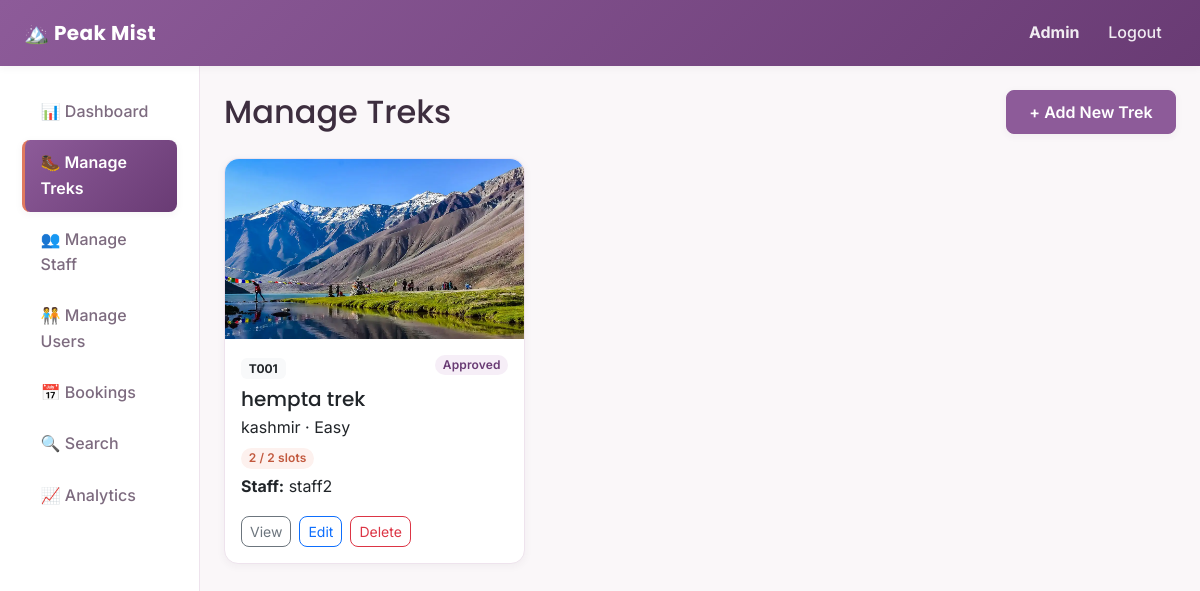
/admin/treks (signed in), run on an earlier commit of the app's database.
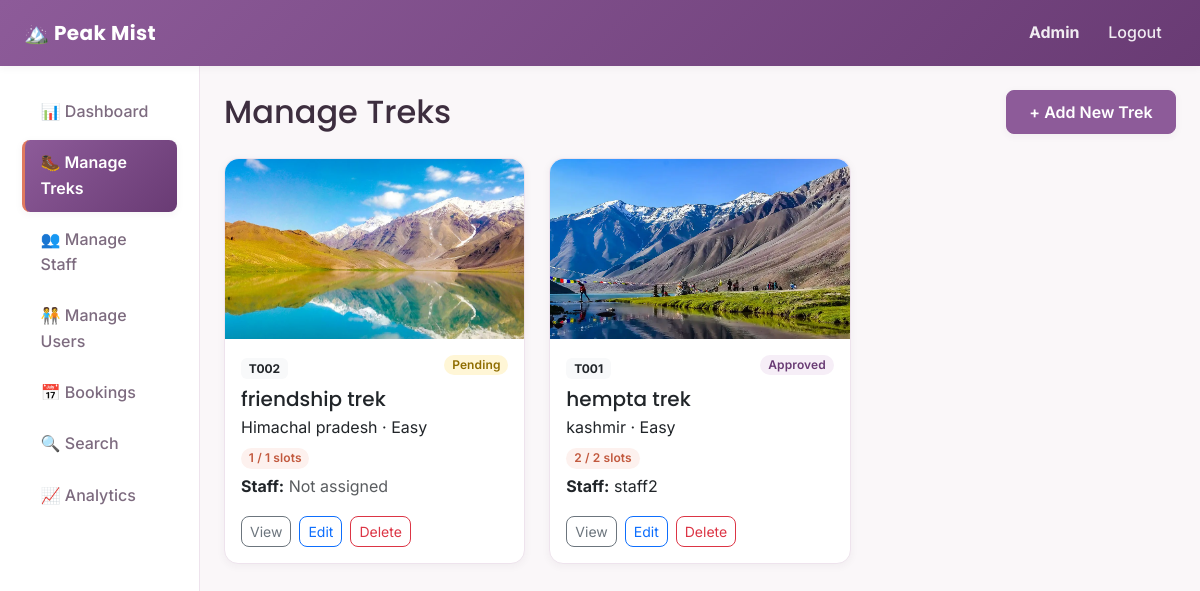
And on a later commit of the database.
### backend/models.py (models this page shows, shortened)
class User(db.Model, UserMixin):
    __tablename__ = "users"
    id = db.Column(db.Integer, primary_key=True)
    username = db.Column(db.String(80), unique=True, nullable=False)
    password_hash = db.Column(db.String(200), nullable=False)
    full_name = db.Column(db.String(120), nullable=False)
    email = db.Column(db.String(120), unique=True, nullable=False)
    phone = db.Column(db.String(20), nullable=True)
    role = db.Column(db.String(20), nullable=False, default="user")
    is_blacklisted = db.Column(db.Boolean, default=False, nullable=False)
    created_at = db.Column(db.DateTime, default=datetime.utcnow)
    staff_profile = db.relationship(
        "StaffProfile",
        backref="user",
        uselist=False,
        cascade="all, delete-orphan"
    )
    bookings = db.relationship(
        "Booking",
        backref="user",
        cascade="all, delete-orphan"
    )

class Trek(db.Model):
    __tablename__ = "treks"
    id = db.Column(db.Integer, primary_key=True)
    name = db.Column(db.String(120), nullable=False)
    location = db.Column(db.String(120), nullable=False)
    difficulty = db.Column(db.String(20), nullable=False)
    duration_days = db.Column(db.Integer, nullable=False)
    total_slots = db.Column(db.Integer, nullable=False)
    available_slots = db.Column(db.Integer, nullable=False)
    staff_id = db.Column(db.Integer, db.ForeignKey("staff_profiles.id"), nullable=True)
    status = db.Column(db.String(20), nullable=False, default="Pending")
    start_date = db.Column(db.Date, nullable=False)
    end_date = db.Column(db.Date, nullable=False)
    description = db.Column(db.Text, nullable=True)
    safety_info = db.Column(db.Text, nullable=True)
    image_filename = db.Column(db.String(200), nullable=True)
    created_at = db.Column(db.DateTime, default=datetime.utcnow)
    bookings = db.relationship(
        "Booking",
        backref="trek",
        cascade="all, delete-orphan"
    )
    @property
    def display_id(self):
        return f"T{self.id:03d}"

### backend/routes.py (the view)
@admin_bp.route("/treks")
@login_required
@role_required("admin")
def treks():
    all_treks = Trek.query.order_by(Trek.created_at.desc()).all()
    return render_template("admin/treks.html", treks=all_treks)

### backend/routes.py (called while the page is built)
def role_required(*allowed_roles):
    def decorator(view_function):
        @wraps(view_function)
        def wrapped_view(*args, **kwargs):
            if current_user.role not in allowed_roles:
                abort(403)
            return view_function(*args, **kwargs)
        return wrapped_view
    return decorator

### templates/admin/treks.html (shortened to what this page needs)
{% extends "layout_dashboard.html" %}
{% import "admin/_status_badge.html" as badges %}
{% set active_page = 'treks' %}
{% block content %}
<div class="d-flex justify-content-between align-items-center mb-4">
    <h2 class="mb-0">Manage Treks</h2>
    <a href="{{ url_for('admin.add_trek') }}" class="btn btn-trek">+ Add New Trek</a>
</div>
{% if treks %}
<div class="row">
    {% for trek in treks %}
    <div class="col-md-4">
        <div class="card trek-card">
            {% if trek.image_filename %}
                <img src="{{ url_for('static', filename='upload/' + trek.image_filename) }}"
                     class="card-img-top" alt="{{ trek.name }}">
            {% endif %}
            <div class="card-body">
                <div class="d-flex justify-content-between align-items-start">
                    <div>
                        <span class="badge bg-light text-dark mb-2">{{ trek.display_id }}</span>
                        <h5 class="card-title mb-1">{{ trek.name }}</h5>
                    </div>
                    {{ badges.status_badge(trek.status) }}
                </div>
                <p class="card-text mb-1">{{ trek.location }} &middot; {{ trek.difficulty }}</p>
                <p class="card-text mb-1">
                    <span class="badge badge-open">{{ trek.available_slots }} / {{ trek.total_slots }} slots</span>
                </p>
                <p class="card-text mb-3">
                    <strong>Staff:</strong>
                    {% if trek.staff %}
                        {{ trek.staff.user.full_name }}
                    {% else %}
                        <span class="text-muted">Not assigned</span>
                    {% endif %}
                </p>
                <div class="d-flex flex-wrap gap-2">
                    <a href="{{ url_for('admin.trek_details', trek_id=trek.id) }}"
                       class="btn btn-sm btn-outline-secondary">View</a>
                    <a href="{{ url_for('admin.edit_trek', trek_id=trek.id) }}"
                       class="btn btn-sm btn-outline-primary">Edit</a>
                    <form method="POST" action="{{ url_for('admin.delete_trek', trek_id=trek.id) }}"
                          class="d-inline">
                        <button type="submit" class="btn btn-sm btn-outline-danger">Delete</button>
                    </form>
                </div>
            </div>
        </div>
    </div>
    {% endfor %}
</div>
{% else %}
<p class="text-muted">No treks created yet.</p>
{% endif %}
{% endblock %}

### templates/layout_dashboard.html (shortened to what this page needs)
<!DOCTYPE html>
<html lang="en">
<head>
    <link
        href="https://cdnjs.cloudflare.com/ajax/libs/bootstrap/5.3.3/css/bootstrap.min.css"
        rel="stylesheet">
    <link rel="stylesheet" href="{{ url_for('static', filename='css/styles.css') }}">
</head>
<body>
    <nav class="navbar navbar-expand-lg navbar-trek">
        <div class="container-fluid px-4">
            <a class="navbar-brand fw-bold" href="{{ url_for('auth.home') }}">
                🏔️ Peak Mist
            </a>
            <div class="navbar-collapse" id="navMenu">
                <ul class="navbar-nav ms-auto align-items-lg-center">
                    <li class="nav-item">
                        <span class="nav-link">
                            <strong>{{ current_user.full_name }}</strong>
                        </span>
                    </li>
                    <li class="nav-item">
                        <a class="nav-link" href="{{ url_for('auth.logout') }}">Logout</a>
                    </li>
                </ul>
            </div>
        </div>
    </nav>
    <div class="container-fluid">
        <div class="row">
            <nav class="col-md-3 col-lg-2 sidebar">
                <ul class="nav flex-column">
                    {% if current_user.role == 'admin' %}
                        <li class="nav-item">
                            <a class="nav-link {% if active_page == 'dashboard' %}active{% endif %}"
                               href="{{ url_for('admin.dashboard') }}">📊 Dashboard</a>
                        </li>
                        <li class="nav-item">
                            <a class="nav-link {% if active_page == 'treks' %}active{% endif %}"
                               href="{{ url_for('admin.treks') }}">🥾 Manage Treks</a>
                        </li>
                        <li class="nav-item">
                            <a class="nav-link {% if active_page == 'staff' %}active{% endif %}"
                               href="{{ url_for('admin.staff_list') }}">👥 Manage Staff</a>
                        </li>
                        <li class="nav-item">
                            <a class="nav-link {% if active_page == 'users' %}active{% endif %}"
                               href="{{ url_for('admin.users_list') }}">🧑‍🤝‍🧑 Manage Users</a>
                        </li>
                        <li class="nav-item">
                            <a class="nav-link {% if active_page == 'bookings' %}active{% endif %}"
                               href="{{ url_for('admin.bookings_list') }}">📅 Bookings</a>
                        </li>
                        <li class="nav-item">
                            <a class="nav-link {% if active_page == 'search' %}active{% endif %}"
                               href="{{ url_for('admin.search') }}">🔍 Search</a>
                        </li>
                        <li class="nav-item">
                            <a class="nav-link {% if active_page == 'analytics' %}active{% endif %}"
                               href="{{ url_for('admin.analytics') }}">📈 Analytics</a>
                        </li>
                    {% endif %}
                </ul>
            </nav>
            <main class="col-md-9 col-lg-10 p-4">
                {% block content %}{% endblock %}
            </main>
        </div>
    </div>
</body>
</html>

### templates/admin/_status_badge.html
{% macro status_badge(status) %}
    <span class="badge badge-{{ status|lower }}">{{ status }}</span>
{% endmacro %}

### static/css/styles.css (style rules this page uses)
:root { --primary: #8d5b99; --primary-dark: #693b74; --primary-light: #f6eef7; --secondary: #e07a5f; --secondary-dark: #c2593e; --secondary-light: #fdf1ee; --white: #ffffff; --off-white: #faf7f9; --border: #eee3ed; --text-dark: #3d2e3f; --text-light: #7d6b7f; --yellow: #f4d35e; --pink: #f28482; --purple-light: #b5a2e3; --mint: #63c9a5; --coral: #e07a5f; --sky: #6fb3e0; --sky-deep: #2f7ab8; --shadow-small: 0 2px 8px rgba(61, 46, 63, 0.05); --shadow-medium: 0 8px 24px rgba(61, 46, 63, 0.08); --shadow-large: 0 16px 40px rgba(61, 46, 63, 0.12); --radius: 14px; --radius-small: 8px; }
* { box-sizing: border-box; }
body { background-color: var(--off-white); font-family: "Inter", "Segoe UI", Arial, sans-serif; color: var(--text-dark); line-height: 1.6; }
h1, h2, h3, h4, h5, h6 { font-family: "Poppins", "Segoe UI", Arial, sans-serif; color: var(--text-dark); }
a { color: var(--primary-dark); text-decoration: none; }
.navbar-trek { background: linear-gradient(135deg, var(--primary) 0%, var(--primary-dark) 100%) !important; box-shadow: var(--shadow-small); padding-top: 0.75rem; padding-bottom: 0.75rem; }
.navbar-trek .navbar-brand { color: var(--white) !important; font-family: "Poppins", sans-serif; font-weight: 700; letter-spacing: 0.02em; }
.navbar-trek .nav-link { color: rgba(255, 255, 255, 0.9) !important; font-weight: 500; border-radius: var(--radius-small); padding: 0.45rem 0.9rem !important; transition: background-color 0.2s ease, color 0.2s ease; }
.btn-trek { background-color: var(--primary); border-color: var(--primary); color: var(--white); font-weight: 600; border-radius: var(--radius-small); padding: 0.55rem 1.4rem; box-shadow: var(--shadow-small); transition: transform 0.15s ease, box-shadow 0.15s ease, background-color 0.15s ease; }
.btn { border-radius: var(--radius-small); }
.trek-card { background-color: var(--white); border: 1px solid var(--border); border-radius: var(--radius); box-shadow: var(--shadow-small); margin-bottom: 1.5rem; transition: box-shadow 0.2s ease, transform 0.2s ease; }
.trek-card .card-img-top { height: 180px; object-fit: cover; border-radius: var(--radius) var(--radius) 0 0; }
.sidebar { background-color: var(--white); border-right: 1px solid var(--border); min-height: calc(100vh - 56px); padding-top: 1.25rem; }
.sidebar .nav-link { display: flex; align-items: center; gap: 0.65rem; color: var(--text-light); padding: 0.65rem 1rem; border-radius: var(--radius-small); margin: 0.15rem 0.6rem; font-weight: 500; border-left: 3px solid transparent; transition: background-color 0.2s ease, color 0.2s ease, border-color 0.2s ease; }
.sidebar .nav-link.active { background: linear-gradient(135deg, var(--primary) 0%, var(--primary-dark) 100%); color: var(--white); font-weight: 600; border-left-color: var(--secondary); box-shadow: var(--shadow-small); }
.badge-pending, .badge-approved, .badge-open, .badge-closed, .badge-started, .badge-completed, .badge-booked, .badge-cancelled { border-radius: 999px; font-weight: 600; letter-spacing: 0.01em; }
.badge-pending { background-color: #fff6d6; color: #8f6d00; }
.badge-approved { background-color: var(--primary-light); color: var(--primary-dark); }
.badge-open { background-color: var(--secondary-light); color: var(--secondary-dark); }

What changed in the data, as far as the page shows it:
added Trek: image_filename (picture), display_id "T002", name "friendship trek", status "Pending", location "Himachal pradesh", difficulty "Easy", available_slots "1", total_slots "1", shows "Not assigned"
